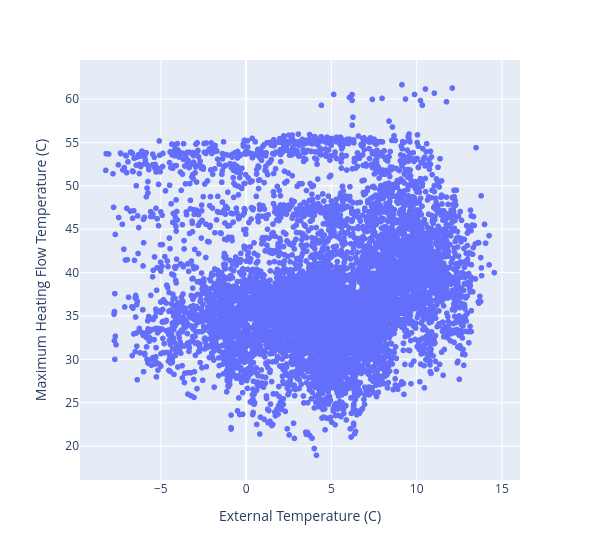

Notebook cell for this chart:
### Code cell
px.scatter(cycles[(cycles["state"]==1) & ~cycles["hot_water"]], x="mean_external_temp", y="max_heat_temp", 
           labels={
                "mean_external_temp": "External Temperature (C)",
                "max_heat_temp": "Maximum Heating Flow Temperature (C)",
            }, width=600)

### Figure 1 — Plotly figure (JSON) as saved in the notebook; plotly's stock layout.template omitted (floating-point values rounded to 4 significant figures; data arrays with more than 128 entries replaced by an {"elided": "..."} marker saying what was removed)
{"data": [{"hovertemplate": "External Temperature (C)=%{x}<br>Maximum Heating Flow Temperature (C)=%{y}<extra></extra>", "legendgroup": "", "marker": {"color": "#636efa", "symbol": "circle"}, "mode": "markers", "name": "", "showlegend": false, "type": "scattergl", "x": {"elided": "8654 float values"}, "xaxis": "x", "y": {"elided": "8654 float values"}, "yaxis": "y"}], "layout": {"legend": {"tracegroupgap": 0}, "margin": {"t": 60}, "width": 600, "xaxis": {"anchor": "y", "domain": [0, 1], "title": {"text": "External Temperature (C)"}}, "yaxis": {"anchor": "x", "domain": [0, 1], "title": {"text": "Maximum Heating Flow Temperature (C)"}}}}
